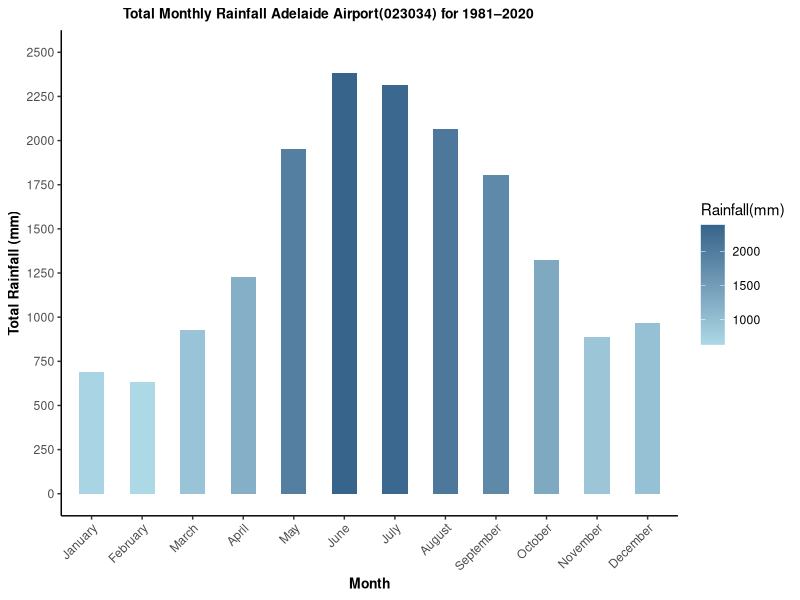
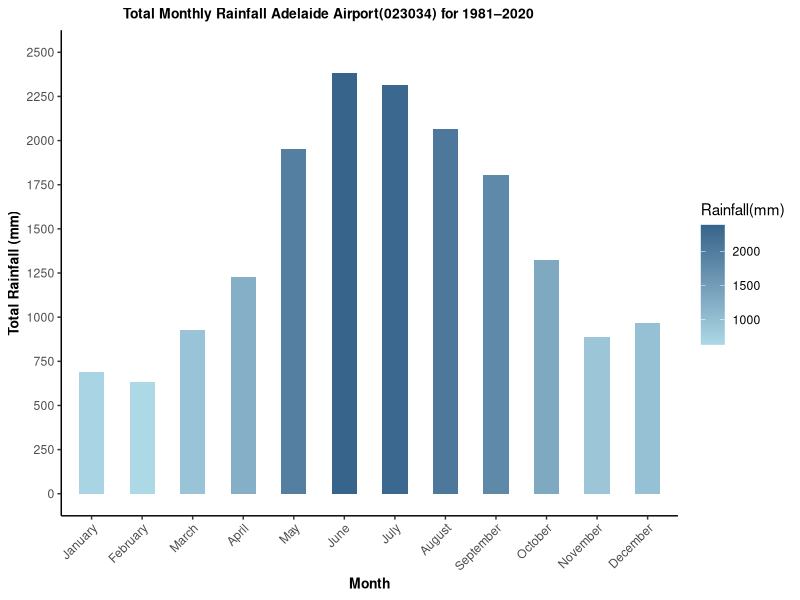

These charts were generated, in order, by the following R code:
# Title:   Engineering Data Analytics Project
# Purpose: Monthly Total Rainfall Analysis - Adelaide Airport(023034)
# Run this code 

# Load Packages
library(tidyverse)
library(ggplot2)

# setting up the directory
setwd("C:/Users/Admin/OneDrive/Desktop/University/EDA/Project/Data files")

# To confirm the directory
getwd()

# Loading the Data
Data3 = read.csv("IDCJAC0001_023034_Monthly.csv", na="null")

# To view the data
view(Data3)

# To check column names
names(Data3)

# To convert Months column in calendar order
month_order <- c("January","February","March","April","May","June","July","August","September","October","November","December")

# Define MONTHS column to ordered factor
Data3$MONTHS <- factor(Data3$MONTHS, levels = month_order)

# Calculate monthly total rainfall for all years
Data3_sum <- Data3 %>%
  group_by(MONTHS) %>%
  summarise(TOTAL_RAINFALL = sum( RAINFALL.MM., na.rm = TRUE))

# Data visulaisation for Data3
Data3_sum %>%
  ggplot(aes(x = MONTHS, y = TOTAL_RAINFALL , fill = TOTAL_RAINFALL)) +
  geom_col(width = 0.5) +
  scale_fill_gradient(low = "lightblue", high = "steelblue4", name = "Rainfall(mm)") +
  scale_y_continuous(breaks = seq(0, 2500, by = 250), limits = c(0, 2500)) +
  labs(x = "Month",y = "Total Rainfall (mm)",title = "Total Monthly Rainfall Adelaide Airport(023034) for 1981–2020") +
  theme_classic() +
  theme(plot.title = element_text(size = 10, face = "bold", hjust = 0.3),
        axis.text.x = element_text(angle = 45, hjust = 1),
        axis.title = element_text(size = 10, face = "bold"))

# To save the plot
ggsave("Project Report 1.png", width = 7 , height = 5 )
